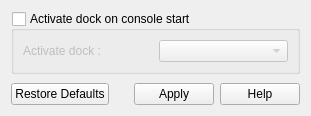
<ui version="4.0" >
 <class>UIMessageBoxSettings</class>
 <widget class="QWidget" name="UIMessageBoxSettings" >
  <property name="geometry" >
   <rect>
    <x>0</x>
    <y>0</y>
    <width>311</width>
    <height>116</height>
   </rect>
  </property>
  <property name="windowTitle" >
   <string>Settings</string>
  </property>
  <layout class="QVBoxLayout" name="verticalLayout" >
   <item>
    <widget class="QGroupBox" name="gbActivateDock" >
     <property name="title" >
      <string>Activate dock on console start</string>
     </property>
     <property name="checkable" >
      <bool>true</bool>
     </property>
     <property name="checked" >
      <bool>false</bool>
     </property>
     <layout class="QHBoxLayout" name="horizontalLayout" >
      <item>
       <widget class="QLabel" name="lActivateDock" >
        <property name="text" >
         <string>Activate dock :</string>
        </property>
       </widget>
      </item>
      <item>
       <widget class="QComboBox" name="cbActivateDock" />
      </item>
     </layout>
    </widget>
   </item>
   <item>
    <spacer name="verticalSpacer" >
     <property name="orientation" >
      <enum>Qt::Vertical</enum>
     </property>
     <property name="sizeHint" stdset="0" >
      <size>
       <width>20</width>
       <height>15</height>
      </size>
     </property>
    </spacer>
   </item>
   <item>
    <widget class="QDialogButtonBox" name="dbbButtons" >
     <property name="standardButtons" >
      <set>QDialogButtonBox::Apply|QDialogButtonBox::Help|QDialogButtonBox::RestoreDefaults</set>
     </property>
    </widget>
   </item>
  </layout>
 </widget>
 <resources/>
 <connections/>
</ui>
